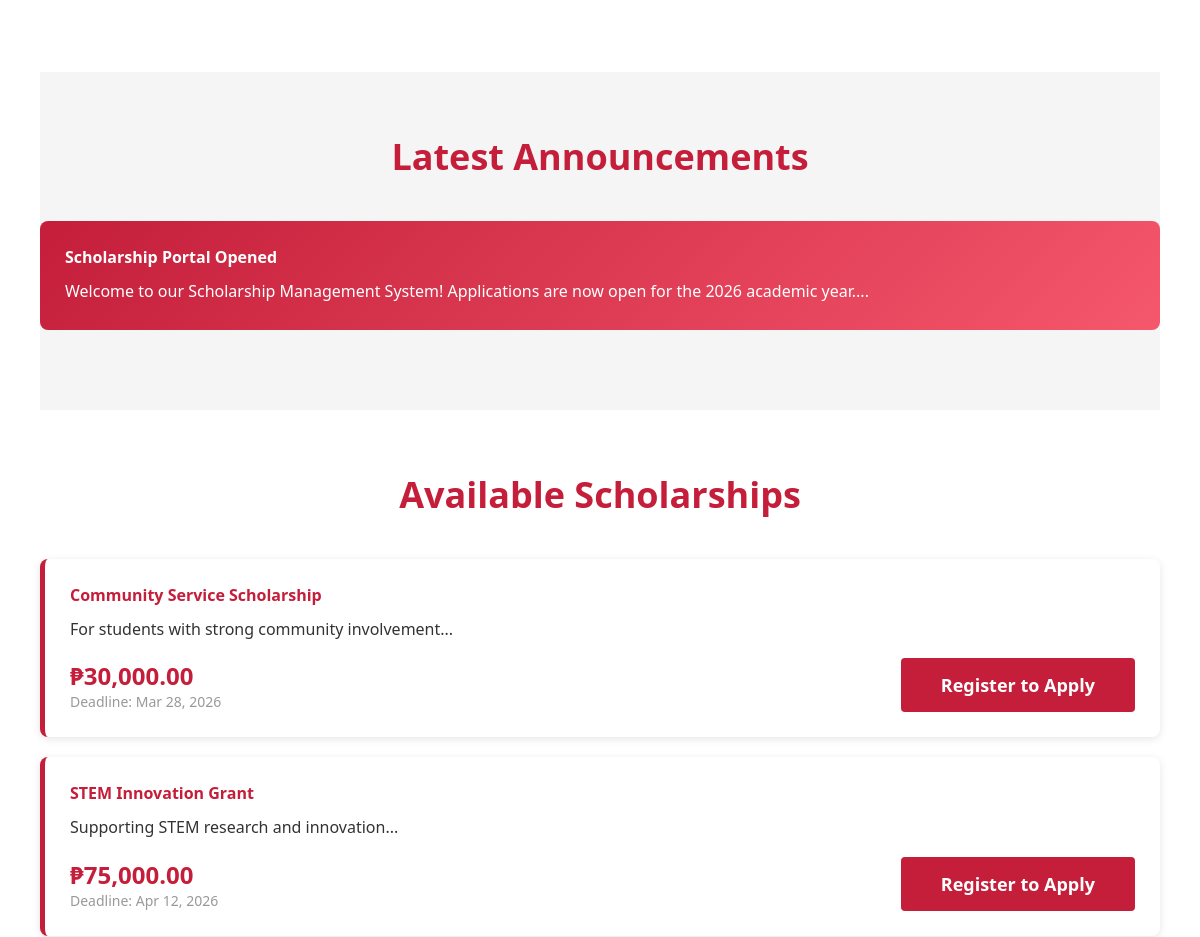
Before: / (middle part) with the older database file.
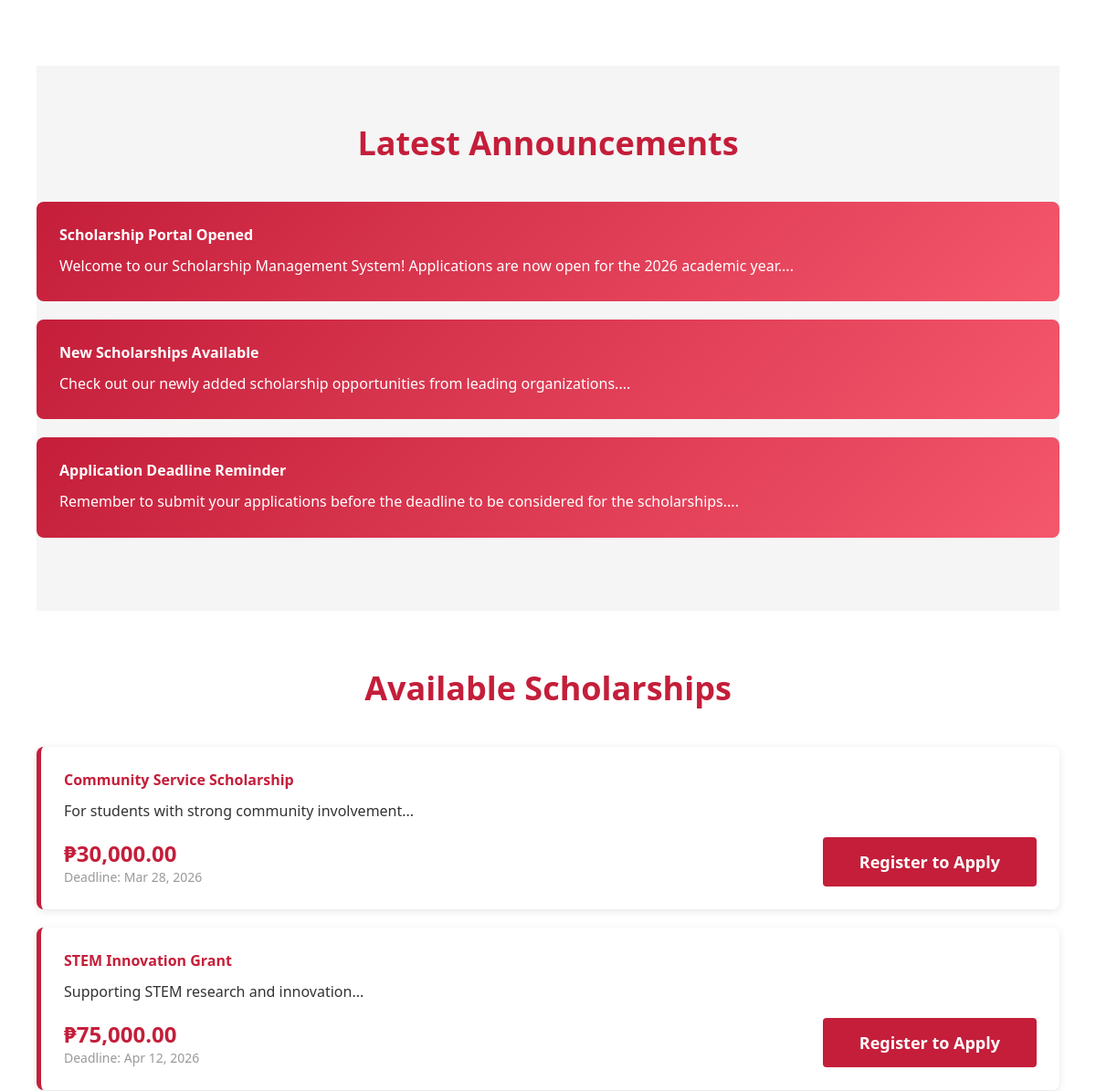
After: the same page with the newer database file.
### tables this page shows
CREATE TABLE IF NOT EXISTS announcements (
  id INT AUTO_INCREMENT PRIMARY KEY,
  title VARCHAR(255) NOT NULL,
  message TEXT NOT NULL,
  type ENUM('info','success','warning','urgent') DEFAULT 'info',
  created_by INT NOT NULL,
  published TINYINT(1) DEFAULT 1,
  published_at DATETIME DEFAULT CURRENT_TIMESTAMP,
  expires_at DATETIME,
  created_at DATETIME DEFAULT CURRENT_TIMESTAMP,
  updated_at DATETIME DEFAULT CURRENT_TIMESTAMP ON UPDATE CURRENT_TIMESTAMP,
  FOREIGN KEY (created_by) REFERENCES users(id) ON DELETE CASCADE,
  INDEX idx_published (published),
  INDEX idx_created_at (created_at)
);

CREATE TABLE IF NOT EXISTS scholarships (
  id INT AUTO_INCREMENT PRIMARY KEY,
  title VARCHAR(255) NOT NULL,
  description TEXT NOT NULL,
  organization VARCHAR(150) NOT NULL,
  eligibility_requirements TEXT,
  renewal_requirements TEXT,
  amount DECIMAL(12,2) NOT NULL CHECK (amount > 0),
  deadline DATE NOT NULL,
  status ENUM('open','closed','cancelled') DEFAULT 'open',
  created_by INT NOT NULL,
  created_at DATETIME DEFAULT CURRENT_TIMESTAMP,
  updated_at DATETIME DEFAULT CURRENT_TIMESTAMP ON UPDATE CURRENT_TIMESTAMP,
  UNIQUE KEY unique_scholarship (title, organization, deadline),
  FOREIGN KEY (created_by) REFERENCES users(id) ON DELETE CASCADE,
  INDEX idx_status (status),
  INDEX idx_deadline (deadline),
  INDEX idx_created_at (created_at)
);

### helpers/SecurityHelper.php (called while the page is built, shortened)
<?php
function sanitizeString($string) {
    return htmlspecialchars(trim($string), ENT_QUOTES, 'UTF-8');
}
function isLoggedIn() {
    return isset($_SESSION['user_id']) && !empty($_SESSION['user_id']);
}

### index.php (the view, shortened to what this page needs)
<?php
require_once __DIR__ . '/helpers/SecurityHelper.php';
$pdo = getPDO();
$stmt = $pdo->query("
    SELECT * FROM scholarships
    WHERE status = 'open' AND deadline > NOW()
    ORDER BY deadline ASC
    LIMIT 10
");
$scholarships = $stmt->fetchAll(PDO::FETCH_ASSOC) ?: [];
$stmt = $pdo->query("
    SELECT * FROM announcements
    WHERE published = 1 AND (expires_at IS NULL OR expires_at > NOW())
    ORDER BY published_at DESC
    LIMIT 3
");
$announcements = $stmt->fetchAll(PDO::FETCH_ASSOC) ?: [];
?>
<!DOCTYPE html>
<html lang="en">
<head>
  <link rel="stylesheet" href="assets/style.css">
</head>
<body>
<div class="container">
  <div class="section">
  </div>
  <?php if (!empty($announcements)): ?>
    <section id="announcements" class="announcements section">
      <h2>Latest Announcements</h2>
      <?php foreach ($announcements as $ann): ?>
        <div class="announcement">
          <h4><?= sanitizeString($ann['title']) ?></h4>
          <p><?= sanitizeString(substr($ann['message'], 0, 150)) ?>...</p>
        </div>
      <?php endforeach; ?>
    </section>
  <?php endif; ?>
  <section id="scholarships" class="scholarships section">
    <h2>Available Scholarships</h2>
    <?php if (!empty($scholarships)): ?>
      <?php foreach ($scholarships as $sch): ?>
        <div class="scholarship-card">
          <h4><?= sanitizeString($sch['title']) ?></h4>
          <p><?= sanitizeString(substr($sch['description'] ?? '', 0, 150)) ?>...</p>
          <div style="display: flex; justify-content: space-between; align-items: center; margin-top: 15px;">
            <div>
              <div class="amount">₱<?= number_format($sch['amount'] ?? 0, 2) ?></div>
              <div class="deadline">Deadline: <?= date('M d, Y', strtotime($sch['deadline'])) ?></div>
            </div>
            <?php if (isLoggedIn()): ?>
              <button class="primary-btn" style="margin: 0;" onclick="window.location.href='member/apply_scholarship_new.php?id=<?= $sch['id'] ?>'">Apply</button>
            <?php else: ?>
              <button class="primary-btn" style="margin: 0;" onclick="window.location.href='auth/register.php'">Register to Apply</button>
            <?php endif; ?>
          </div>
        </div>
      <?php endforeach; ?>
    <?php else: ?>
      <p style="text-align: center;">No scholarships available at this time. Please check back soon!</p>
    <?php endif; ?>
  </section>
</div>
</body>
</html>

Changed rows visible on the page:
added announcements: title "New Scholarships Available", message "Check out our newly added scholarship opportunities from leading organizations."
added announcements: title "Application Deadline Reminder", message "Remember to submit your applications before the deadline to be considered for the scholarships."
